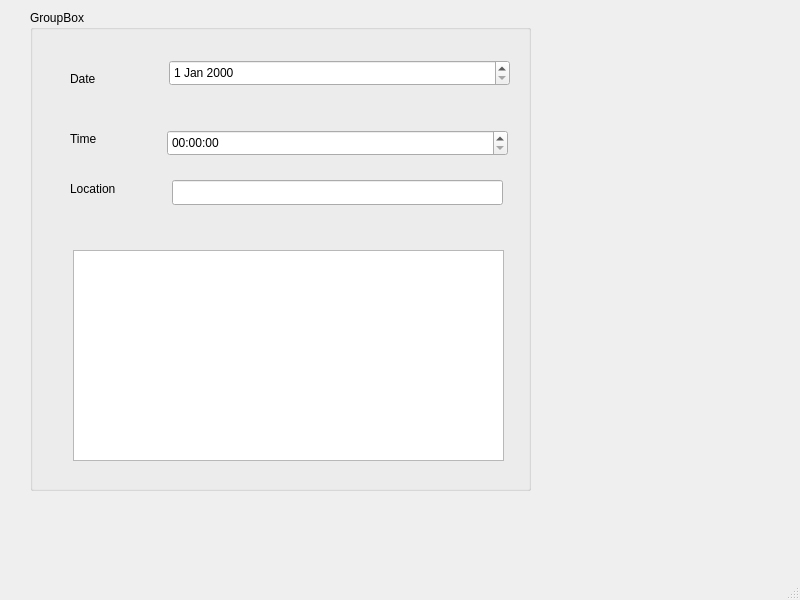
<?xml version="1.0" encoding="UTF-8"?>
<ui version="4.0">
 <class>MainWindow</class>
 <widget class="QMainWindow" name="MainWindow">
  <property name="geometry">
   <rect>
    <x>0</x>
    <y>0</y>
    <width>800</width>
    <height>600</height>
   </rect>
  </property>
  <property name="windowTitle">
   <string>MainWindow</string>
  </property>
  <widget class="QWidget" name="centralwidget">
   <widget class="QGroupBox" name="groupBox">
    <property name="geometry">
     <rect>
      <x>30</x>
      <y>10</y>
      <width>501</width>
      <height>481</height>
     </rect>
    </property>
    <property name="title">
     <string>GroupBox</string>
    </property>
    <widget class="QDateEdit" name="dateEdit">
     <property name="geometry">
      <rect>
       <x>139</x>
       <y>50</y>
       <width>341</width>
       <height>26</height>
      </rect>
     </property>
    </widget>
    <widget class="QLabel" name="label_date">
     <property name="geometry">
      <rect>
       <x>40</x>
       <y>60</y>
       <width>67</width>
       <height>17</height>
      </rect>
     </property>
     <property name="text">
      <string>Date</string>
     </property>
    </widget>
    <widget class="QLabel" name="label_time">
     <property name="geometry">
      <rect>
       <x>40</x>
       <y>120</y>
       <width>67</width>
       <height>17</height>
      </rect>
     </property>
     <property name="text">
      <string>Time</string>
     </property>
    </widget>
    <widget class="QLabel" name="label_location">
     <property name="geometry">
      <rect>
       <x>40</x>
       <y>170</y>
       <width>67</width>
       <height>17</height>
      </rect>
     </property>
     <property name="text">
      <string>Location</string>
     </property>
    </widget>
    <widget class="QTimeEdit" name="timeEdit">
     <property name="geometry">
      <rect>
       <x>137</x>
       <y>120</y>
       <width>341</width>
       <height>26</height>
      </rect>
     </property>
    </widget>
    <widget class="QLineEdit" name="lineEdit">
     <property name="geometry">
      <rect>
       <x>142</x>
       <y>170</y>
       <width>331</width>
       <height>25</height>
      </rect>
     </property>
    </widget>
    <widget class="QTextEdit" name="textEdit">
     <property name="geometry">
      <rect>
       <x>43</x>
       <y>240</y>
       <width>431</width>
       <height>211</height>
      </rect>
     </property>
    </widget>
   </widget>
  </widget>
  <widget class="QMenuBar" name="menubar">
   <property name="geometry">
    <rect>
     <x>0</x>
     <y>0</y>
     <width>800</width>
     <height>22</height>
    </rect>
   </property>
  </widget>
  <widget class="QStatusBar" name="statusbar"/>
 </widget>
 <resources/>
 <connections/>
</ui>
